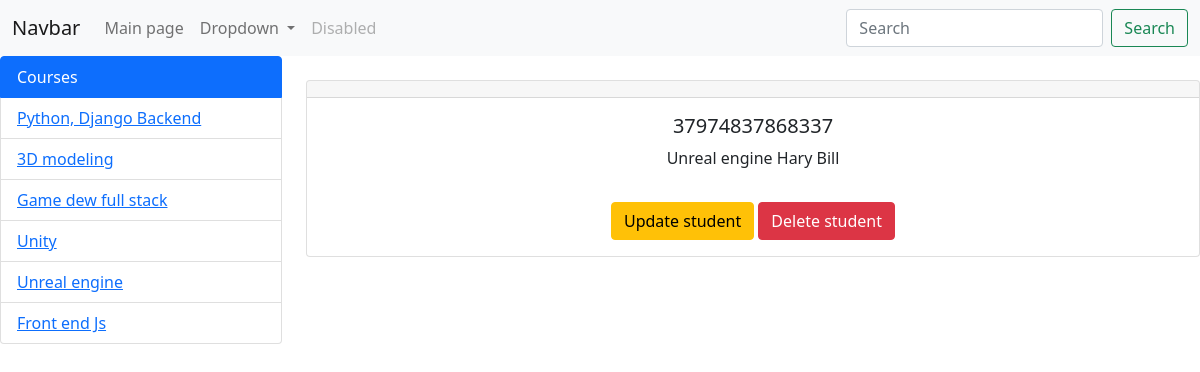
The app's page /filtering/5 with its own data.
### configapp/models.py (models this page shows, shortened)
class Fan(models.Model):
    title = models.CharField(max_length=255)
    def __str__(self):
        return self.title

class Student(models.Model):
    full_name = models.CharField(max_length=255)
    phone_number = models.CharField(max_length=15)
    address = models.TextField()
    fan = models.ForeignKey(Fan, on_delete=models.CASCADE)
    teacher = models.ForeignKey(Teacher, on_delete=models.CASCADE)

class Teacher(models.Model):
    teacherName = models.CharField(max_length=60)  # Исправлено
    def __str__(self):
        return self.teacherName  # Добавлен метод __str__

### configapp/views.py (the view)
# urls.py: path('filtering/<int:fan_id>', filtering, name='filtering'),
def filtering(request,fan_id):
    students = Student.objects.filter(fan_id=fan_id)
    fans = Fan.objects.all()
    context = {
        "students":students,
        "fans":fans,
    }
    return render(request, 'Filter_student.html', context=context)

### configapp/templates/Filter_student.html (shortened to what this page needs)
<!DOCTYPE html>
<html lang="en">
<head>
    <link href="https://cdn.jsdelivr.net/npm/bootstrap@5.0.2/dist/css/bootstrap.min.css" rel="stylesheet"
>
</head>
<body>
<nav class="navbar navbar-expand-lg navbar-light bg-light">
  <div class="container-fluid">
    <a class="navbar-brand" href="#">Navbar</a>
    <div class="collapse navbar-collapse" id="navbarSupportedContent">
      <ul class="navbar-nav me-auto mb-2 mb-lg-0">
        <li class="nav-item">
          <a class="nav-link" href="{% url 'home' %}">Main page</a>
        </li>
        <li class="nav-item dropdown">
          <a class="nav-link dropdown-toggle" href="#" id="navbarDropdown" role="button" data-bs-toggle="dropdown"
             aria-expanded="false">
            Dropdown
          </a>
        </li>
        <li class="nav-item">
          <a class="nav-link disabled" href="#" tabindex="-1" aria-disabled="true">Disabled</a>
        </li>
      </ul>
      <form class="d-flex">
        <input class="form-control me-2" type="search" placeholder="Search" aria-label="Search">
        <button class="btn btn-outline-success" type="submit">Search</button>
      </form>
    </div>
  </div>
</nav>
<div class="row">
  <div class="col-3">
    <ul class="list-group">
      <li class="list-group-item active" aria-current="true">Courses</li>
      {% for item in fans %}
          <li class="list-group-item">
              <a href="{% url 'filtering' item.id %}">{{ item.title }}</a>
          </li>
      {% endfor %}
    </ul>
  </div>
  <div class="col-9">
    <div class="card text-center mt-4">
      {% for item in students %}
      <div class="card-header">{{item.first_name}}</div>
      <div class="card-body">
        <h5 class="card-title">{{item.phone_number}}</h5>
        <p class="card-text">{{item.adress}}  {{item.fan}}  {{item.teacher}}</p>
        <a href="{% url 'update_student' item.id %}" class="btn btn-warning mt-3">Update student</a>
        <a href="{% url 'delete_student' item.id %}" class="btn btn-danger mt-3"
           onclick="return confirm('Вы уверены, что хотите удалить этого студента?');">Delete student</a>
      </div>
      {% endfor %}
    </div>
  </div>
</div>
</body>
</html>

### records on screen
Fan: title "Python, Django Backend"
Fan: title "3D modeling"
Fan: title "Game dew full stack"
Fan: title "Unity"
Fan: title "Unreal engine"
Fan: title "Front end Js"
Student: phone_number "37974837868337", fan "Unreal engine", teacher "Hary Bill"
